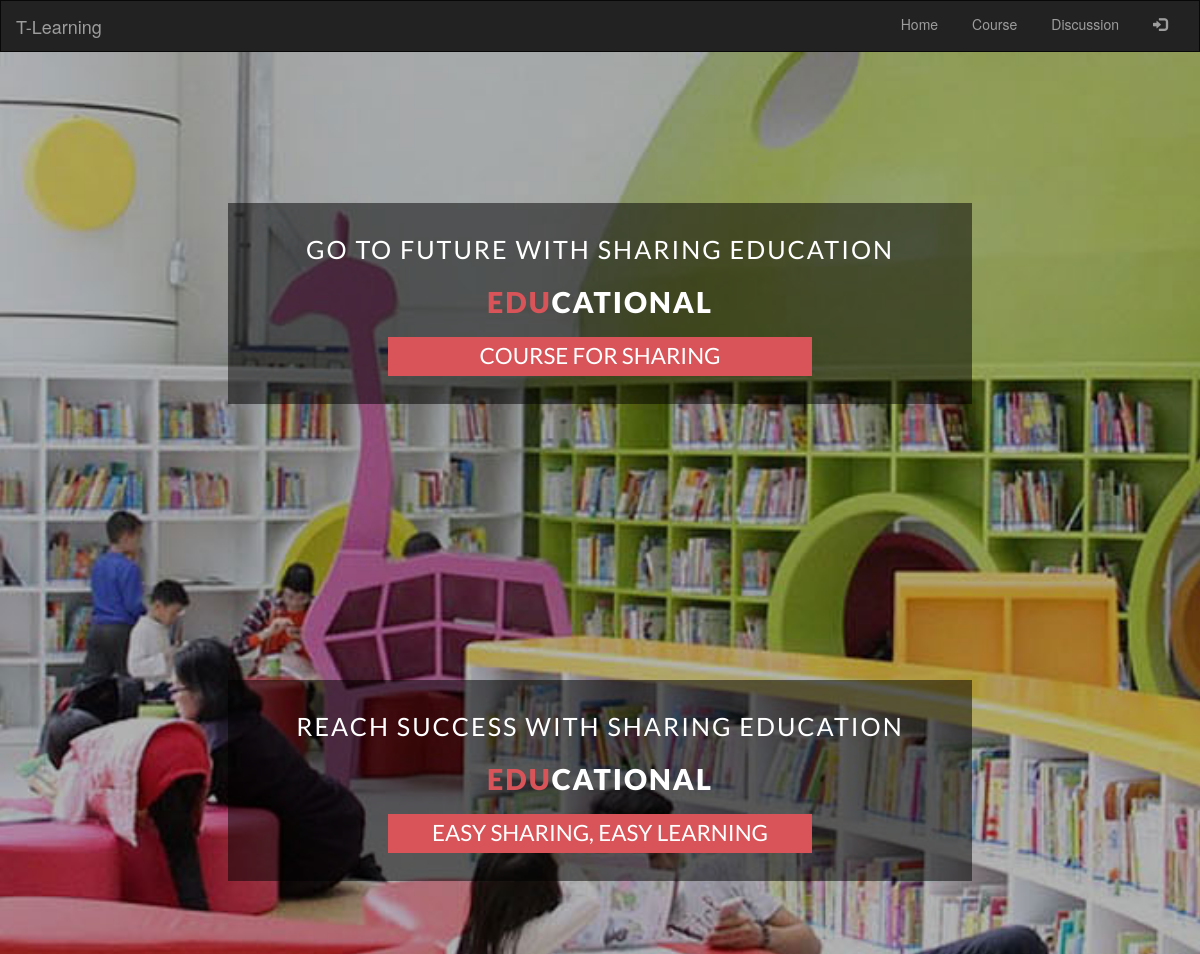
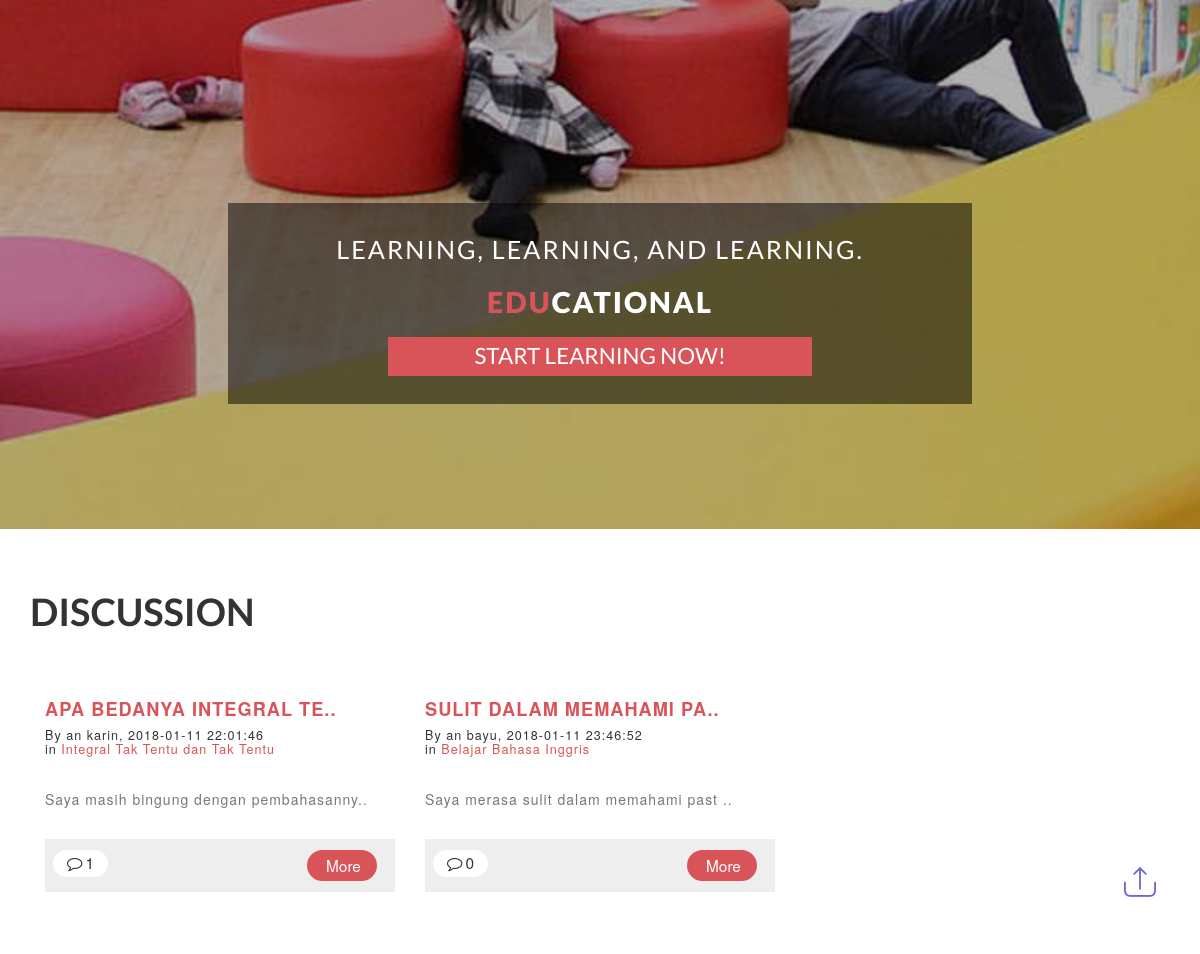
Screenshot of /index.php/discussion with the database file from the repository (2 pictures, top to bottom).
### tables this page shows
CREATE TABLE `config` (
  `id_config` int(5) NOT NULL,
  `id_user` int(5) NOT NULL,
  `type` varchar(50) NOT NULL,
  `text` text,
  `img` text,
  `created_at` datetime NOT NULL,
  `last_update` datetime NOT NULL
);

CREATE TABLE `comment` (
  `id_comment` int(5) NOT NULL,
  `id_title` int(5) NOT NULL,
  `id_user` int(5) NOT NULL,
  `subject` varchar(200) NOT NULL,
  `text_comment` text NOT NULL,
  `reply_id` int(5) NOT NULL DEFAULT '0',
  `created_at` datetime NOT NULL
);

CREATE TABLE `user` (
  `id_user` int(5) NOT NULL,
  `email` varchar(200) NOT NULL,
  `username` varchar(40) NOT NULL,
  `password` text NOT NULL,
  `name` text NOT NULL,
  `city` varchar(100) NOT NULL,
  `bio` text NOT NULL,
  `photo` varchar(200) NOT NULL DEFAULT 'profile.png',
  `role` int(1) NOT NULL,
  `status` int(1) NOT NULL DEFAULT '0',
  `created_at` datetime NOT NULL,
  `last_update` datetime NOT NULL
);

CREATE TABLE `course_title` (
  `id_title` int(5) NOT NULL,
  `id_user` int(5) NOT NULL,
  `title` varchar(200) NOT NULL,
  `subject` varchar(25) NOT NULL,
  `description` text NOT NULL,
  `thumbnail` text NOT NULL,
  `created_at` datetime NOT NULL,
  `last_update` datetime NOT NULL,
  `status` int(1) NOT NULL DEFAULT '0',
  `pick` int(1) NOT NULL DEFAULT '0',
  `visitor` int(5) NOT NULL,
  `random_code` varchar(11) NOT NULL
);

### application/controllers/Discussion.php (called while the page is built, shortened)
<?php
class Discussion extends CI_Controller {
	public function __construct()
	{
		$this->load->model('course_model');
		$this->load->model('auth_model');
		$this->load->model('home_model');
	}
	public function index()
	{
		$slider = $this->home_model->GetData(['type'=>'slide'],'config')->result();
		$user_id = $this->session->userdata('logged_id');
		$list_discuss = $this->course_model->GetListDiscuss(['reply_id'=>'0']);
		$username_id = $this->auth_model->GetUser(['id_user' => $user_id])->row('username');
		$comment_amount = array();
		foreach ($list_discuss as $discuss) {
			$comment_amount[$discuss->id_comment] = $this->home_model->GetSelectData('COUNT(id_comment) as comment_amount',['reply_id' => $discuss->id_comment],'comment')->row('comment_amount');
		}
				$data = [
				'main_view'  => 'discussion_view',
				'list_discuss' => $list_discuss,
				'username_id'	=> $username_id,
				'slider'		=> $slider,
				'comment_amount' => $comment_amount,
		 		];
				$this->load->view('templet', $data);
	}
}

### index.php (called while the page is built, shortened)
<?php
require_once BASEPATH.'core/CodeIgniter.php';

### application/models/home_model.php (called while the page is built, shortened)
<?php
class Home_model extends CI_Model {
	 public function GetData($where,$table)
    {
      return $this->db->where($where)->get($table);
    }
    public function GetSelectData($select,$where,$table)
    {
      return $this->db->select($select)->where($where)->get($table);
    }
}

### application/models/course_model.php (called while the page is built, shortened)
<?php
class Course_model extends CI_Model {
    public function GetListDiscuss($where){
      return $this->db->select('comment.*, user.username, course_title.random_code, course_title.title, comment.created_at as comment_created')
            ->where($where)
            ->join('user', 'comment.id_user = user.id_user')
            ->join('course_title', 'comment.id_title = course_title.id_title')
            ->group_by('id_comment')
            ->get('comment')
            ->result();
    }
}

### application/views/discussion_view.php (the view, shortened to what this page needs)
	<div class="header">
			<div class="slider">
				<div class="callbacks_container">
					<ul class="rslides" id="slider">
						<?php foreach ($slider as $sld) {
							$texts = explode("|",$sld->text);
						?>
						<li>
							<div class="slider-info">
								<p><?php echo $texts[0] ?></p>
								<h3><a href="#"><span><?php echo $texts[1] ?></span><?php echo $texts[2] ?></a></h3>
								<h6><?php echo $texts[3] ?></h6>
							</div>
						</li>
						<?php } ?>
					</ul>
				</div>
			</div>
	</div>
<div class="event" id="events">
	<div class="container">
		<h3 style="text-align: left;text-transform: uppercase;">Discussion</h3>
		<?php foreach ($list_discuss as $discuss) { ?>
		<div class="col-md-4 eve-agile e1">
			<div class="eve-sub1">
			<h4><a href="#" data-toggle="modal" data-target="#myModal5" title="<?php echo $discuss->subject; ?>">
				<?php
                        if (strlen($discuss->subject) < 24) {
                          echo $discuss->subject;
                        }
                        else{
                        echo  substr($discuss->subject, 0,23).'..';
                        } ?>
			</a></h4>
				<h6>By an <a href="#"><?php echo $discuss->username ?></a>, <?php echo $discuss->comment_created ?>
				<br>in <a href="#" data-toggle="modal" data-target="#lesson" class="lesson_view" id="<?php echo $discuss->random_code ?>" style="color:#d9534f;"><?php echo $discuss->title ?></a></h6>
				<p><?php
                        if (strlen($discuss->text_comment) < 37) {
                          echo $discuss->text_comment;
                        }
                        else{
                        echo  substr($discuss->text_comment, 0,38).'..';
                        } ?></p>
			</div>
			<div class="eve-sub2">
				<div class="eve-w3lleft">
					<?php
					if(array_key_exists($discuss->id_comment, $comment_amount)) {
					$comments =  $comment_amount[$discuss->id_comment];
					}
					 ?>
					<h6><i class="fa fa-comment-o" aria-hidden="true"></i><?php echo $comments; ?></h6>
				</div>
				<div class="eve-w3lright e1">
					<a href="<?php echo base_url().'discuss/'.$discuss->random_code ?>" data-toggle="" data-target="" title="<?php echo $discuss->subject; ?>"><h5>More</h5></a>
				</div>
				<div class="clearfix"></div>
			</div>
		</div>
		<?php } ?>
	</div>
</div>

### assets/css/style.css (style rules this page uses)
h1,h2,h3,h4,h5,h6 { font-family: 'Lato', sans-serif; }
ul ,ol { padding:0; }
h1,h2,h3,h4,h5,h6 { margin:0; }
.header { background: url(../images/bg66.jpg) no-repeat center; background-size: cover; -webkit-background-size: cover; -o-background-size: cover; -ms-background-size: cover; -moz-background-size: cover; min-height: 776px; position:relative; }
#slider { box-shadow: none; -moz-box-shadow: none; -webkit-box-shadow: none; margin: 0 auto; }
.rslides { position: relative; list-style: none; overflow: hidden; padding: 0; margin: 0; width: 100%; }
.rslides li { -webkit-backface-visibility: hidden; position: absolute; display: none; left: 0%; top: -125px; width: 100%; }
.rslides li { position: relative; display: block; float: none; }
.slider-info { text-align: center; width: 62%; margin: 27% auto 0; background:rgba(0, 0, 0, 0.51); padding: 2em 0em; }
.slider-info p { color: white; font-size: 2em; letter-spacing: 2px; font-weight: 400; text-transform: uppercase; font-family: 'Lato', sans-serif; }
.slider-info h6 { color: white; font-size: 1.8em; text-transform: uppercase; width: 48%; background: #d95459; font-family: 'Lato', sans-serif; padding: 7px 33px; margin: 0 auto; }
.slider-info h3 a { color: white; font-size: 2em; text-transform: uppercase; font-family: 'Lato', sans-serif; font-weight: 900; margin-bottom:0.3em; letter-spacing: 2px; display: inline-block; }
.slider-info h3 a span { color: #d95459; }
.services, #gallery, .about, .team, .gallery, .contact-agile, .event, .review, .footer { padding: 4em 0em; }
.about h1, .services h3, #gallery h3, .team h3, .gallery h3, .event h3, .contact-agile h3 { font-size: 3em; color:#333; font-family: 'Lato', sans-serif; font-weight: 700; text-align:center; margin-bottom: 1em; text-transform:uppercase; }
.eve-sub2 { background: #eee; padding: 0.5em 0em; margin-bottom: 20px; }
.eve-w3lleft { float: left; width: 50%; }
.eve-w3lleft h6 { display: inline-block; background: #fff; padding: 6px 14px; border-radius: 20px; line-height: 0; font-size: 1.1em; margin: 4px 8px; cursor:pointer; }
.eve-w3lleft h6 i { margin-right: 3px; }
.eve-w3lright { float: right; width: 50%; }
.eve-w3lright h5 { background: #fff; padding: 7px 19px; border-radius: 20px; font-size: 1.1em; margin: 4px 87px; width: 40%; cursor:pointer; transition: 0.5s all; -webkit-transition: 0.5s all; -o-transition: 0.5s all; -moz-transition: 0.5s all; -ms-transition: 0.5s all; }
.e1 h5 { background: #d95459; color: #fff; }
.eve-sub1 h4 { margin-top: 2em; font-size: 1.3em; text-transform: uppercase; letter-spacing: 1px; font-weight: bold; color: #d95459; }
.eve-sub1 h4 a { color: #d95459; }
.eve-sub1 h6 { color: #333; font-size: 0.9em; margin-bottom: 2.3em; letter-spacing: 1px; }
.eve-sub1 h6 a { color: #333; font-size: 1em; margin-bottom: 2.3em; letter-spacing: 1px; }
.eve-sub1 p { margin-bottom: 1.9em; color: #777; font-size: 1em; font-weight: 400; line-height: 1.9em; letter-spacing: 1px; }
@media (max-width: 1680px) { .header { min-height: 646px; } }
@media (max-width: 1680px) { .slider-info { margin: 21% auto 0; } }
@media (max-width:1440px) { .slider-info h6 { width: 53%; } }
@media (max-width:1440px) { .slider-info { margin: 22% auto 0; } }
@media (max-width:1440px) { .header { min-height: 537px; } }
@media (max-width:1440px) { .slider-info p { font-size: 1.8em; } }
@media (max-width:1440px) { .slider-info h3 a { font-size: 1.2em; } }
@media (max-width:1440px) { .slider-info h6 { font-size: 1.6em; } }
@media (max-width:1366px) { .slider-info h6 { font-size: 1.6em; width: 52%; } }
@media (max-width:1366px) { .about h1, .services h3, #gallery h3, .team h3, .gallery h3, .event h3, .contact-agile h3 { font-size: 2.8em; } }
@media (max-width:1366px) { .slider-info h3 a { font-size: 1.2em; } }
@media (max-width:1366px) { .slider-info p { font-size: 1.8em; } }
@media (max-width:1366px) { .slider-info { margin: 23% auto 0; } }
@media (max-width:1366px) { .header { min-height: 510px; } }
@media (max-width:1280px) { .header { min-height: 510px; } }
@media (max-width:1280px) { .slider-info h6 { width: 57%; } }
@media (max-width:1280px) { .slider-info { margin: 23% auto 0; } }
@media (max-width:1280px) { .services, #gallery, .about, .team, .gallery, .contact-agile, .event, .review, .footer { padding: 3em 0em; } }
@media (max-width:1280px) { .about h1, .services h3, #gallery h3, .team h3, .gallery h3, .event h3, .contact-agile h3 { font-size: 2.7em; margin-bottom: 0.8em; } }

### assets/css/chocolat.css (style rules this page uses)
body { margin:0; padding:0; }

### application/views/templet.php (style rules this page uses)
body { margin-top:20px; ; }

### rows the page displays
config: text "GO TO FUTURE WITH SHARING EDUCATION", text "EDU", text "CATIONAL", text "COURSE FOR SHARING"
config: text "REACH SUCCESS WITH SHARING EDUCATION", text "EDU", text "CATIONAL", text "EASY SHARING, EASY LEARNING"
config: text "LEARNING, LEARNING, AND LEARNING.", text "EDU", text "CATIONAL", text "START LEARNING NOW!"
comment: subject "APA BEDANYA INTEGRAL TE", id_user.username "karin", created_at "2018-01-11 22:01:46", id_title.title "Integral Tak Tentu dan Tak Tentu", text_comment "Saya masih bingung dengan pembahasanny", id_comment "1"
comment: subject "SULIT DALAM MEMAHAMI PA", id_user.username "bayu", created_at "2018-01-11 23:46:52", id_title.title "Belajar Bahasa Inggris", text_comment "Saya merasa sulit dalam memahami past", id_comment "0"
